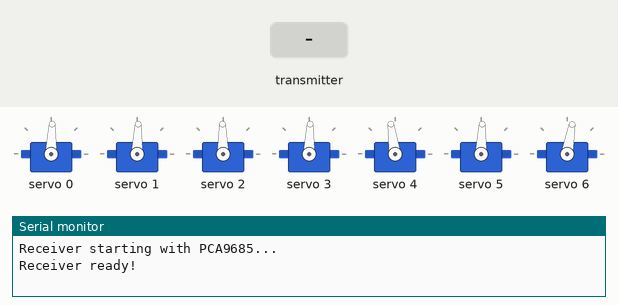
Simulated run of this sketch. Board: ESP32. Parts: 7 × servo, the last lines printed to the serial monitor. The inputs (shaded band) are chosen by the test bench.

Above: at 6.5 s.
6.6 s: the transmitter starts sending x = 1024
At 7.73 s:
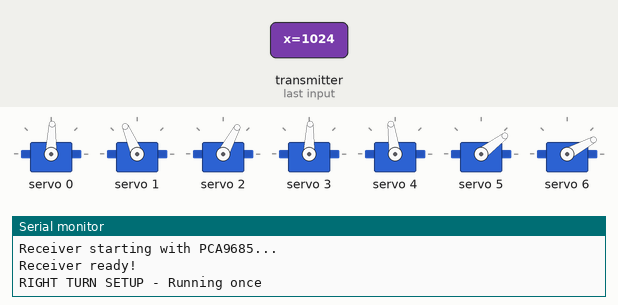
9.6 s: the transmitter starts sending x = 0
At 10.71 s:
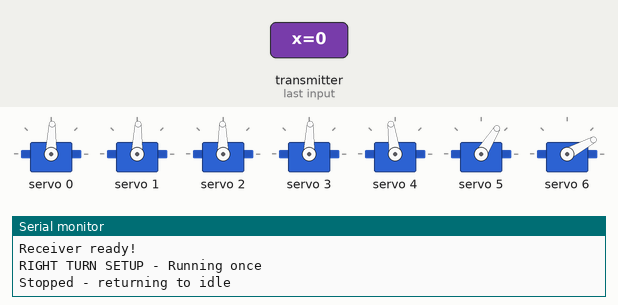
12.6 s: the transmitter starts sending buttonPressed = 1
At 14.2 s:
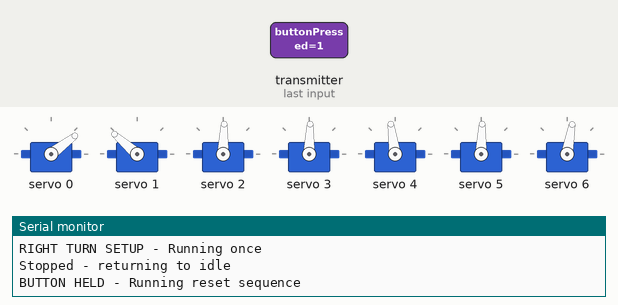
14.6 s: the transmitter starts sending y = 1024
At 15.72 s:
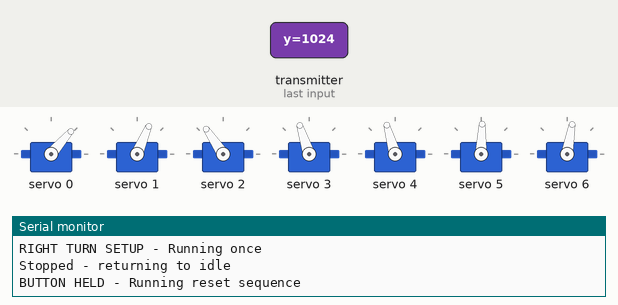
17.6 s: the transmitter starts sending y = 0
At 19.2 s:
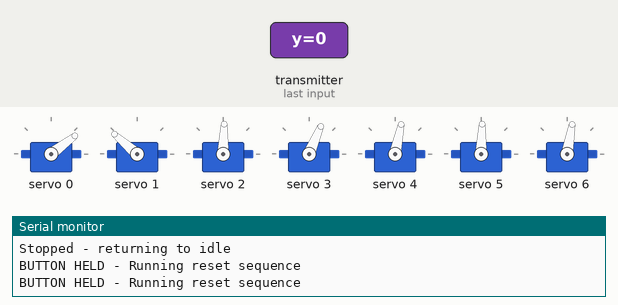
19.9 s: the transmitter starts sending buttonPressed = 0
At 20.11 s:
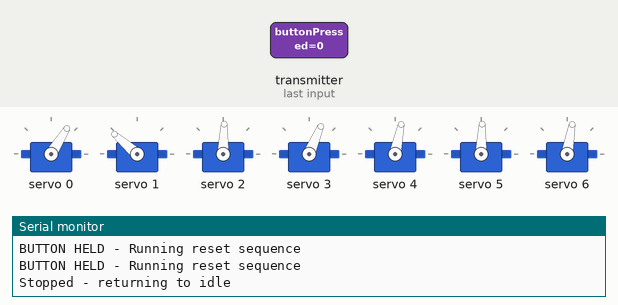
Timing chart, 0 to 23.0 s (numbered marks = the images above; inputs shaded):
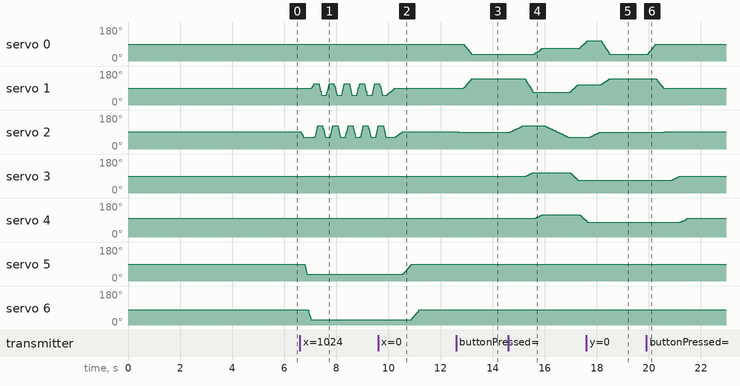

Measured:
- after the input at 9.6 s, servo 5: moves from 37° to 88° over 0.30 s, starting after 0.97 s; servo 6: 28° → 80° after 1.3 s
- after the input at 12.6 s, servo 0: 88° → 37° after 0.31 s; servo 1: moves from 88° to 139° over 0.29 s, starting after 0.29 s; servo 2: 91° → 88° after 0.09 s
- after the input at 14.6 s, servo 0: moves from 37° to 101° over 2.0 s, starting after 1.0 s; servo 2: rises from 88° to 124° in 0.53 s, then falls to 62° in 1.7 s; servo 3: rises from 88° to 108° in 0.28 s, then falls to 67° in 1.7 s; servo 4: rises from 98° to 119° in 0.28 s, then falls to 85° in 1.7 s
- after the input at 17.6 s, servo 2: goes on until 18.1 s, then stays 88°; servo 3: stays 67° (without the input it goes to 70° after 1.1 s); servo 4: goes on until 17.6 s, then stays 78°
- after the input at 19.9 s, servo 0: moves from 37° to 88° over 0.28 s, starting after 0.07 s; servo 1: moves from 139° to 88° over 0.28 s, starting after 0.37 s; servo 2: 88° → 91° after 0.68 s; servo 3: 67° → 88° after 0.99 s; servo 4: 78° → 98° after 1.3 s

The sketch:

Reciever_cat.ino
```cpp
#include <esp_now.h>
#include <WiFi.h>
#include <esp_wifi.h>
#include <Adafruit_PWMServoDriver.h>

typedef struct struct_message {
  int16_t x;            // -1000 to +1000
  int16_t y;            // -1000 to +1000
  bool buttonPressed;   // Switch/button state
} struct_message;

struct_message receivedData;

//PCA9685 setup
#define PCA9685_ADDRESS 0x40
Adafruit_PWMServoDriver pwm = Adafruit_PWMServoDriver(PCA9685_ADDRESS);

// Servo channels according to the PCA9685
#define SERVO_1_CH 0  // Front Right
#define SERVO_2_CH 1  // Front Left
#define SERVO_3_CH 2  // Rack and Pinion
#define SERVO_4_CH 3  // Back Right
#define SERVO_5_CH 4  // Back Left
#define SERVO_6_CH 5  // Left Rotator
#define SERVO_7_CH 6  // Right Rotator

// Servo pulse width constants
#define SERVO_MIN_PULSE 500   // µs for 0 degrees
#define SERVO_MAX_PULSE 2400  // µs for 180 degrees

// Track current angles
int currentAngles[7] = {90, 90, 90, 90, 100, 90, 90};

// Flags
volatile bool turnLeftFlag = false;
volatile bool turnRightFlag = false;
volatile bool walkForwardFlag = false;
volatile bool walkBackwardFlag = false;
volatile bool buttonPressedFlag = false;  // Button state from transmitter

bool isWalking = false;
bool isTurning = false;
bool leftTurnInitialized = false;
bool rightTurnInitialized = false;
bool isButtonActionRunning = false;  // Track if button action is currently running

// Set servo angle
void setServoAngle(uint8_t channel, int angle) {
  if (angle < 0) angle = 0;
  if (angle > 180) angle = 180;
  uint16_t pulse = map(angle, 0, 180, SERVO_MIN_PULSE, SERVO_MAX_PULSE);
  pwm.writeMicroseconds(channel, pulse);
}

// GET / UPDATE CURRENT ANGLE
int getCurrentAngle(uint8_t channel) {
  return currentAngles[channel];
}

void updateCurrentAngle(uint8_t channel, int angle) {
  currentAngles[channel] = angle;
}

// ESP-NOW CALLBACK: DATA RECEIVED
void onReceive(const esp_now_recv_info_t *recv_info, const uint8_t *data, int len) {
  memcpy(&receivedData, data, sizeof(receivedData));

  int x = receivedData.x;
  int y = receivedData.y;
  bool button = receivedData.buttonPressed;

  // ----- BUTTON STATE -----
  buttonPressedFlag = button;

  // ----- X-AXIS: TURN LEFT (x < -500) / TURN RIGHT (x > 500) -----
  if (x < -500) {
    turnLeftFlag = true;
    turnRightFlag = false;
  } else if (x > 500) {
    turnRightFlag = true;
    turnLeftFlag = false;
  } else {
    turnLeftFlag = false;
    turnRightFlag = false;
  }

  // ----- Y-AXIS: WALK FORWARD (y > 500) / WALK BACKWARD (y < -500) -----
  if (y > 500) {
    walkForwardFlag = true;
    walkBackwardFlag = false;
  } else if (y < -500) {
    walkBackwardFlag = true;
    walkForwardFlag = false;
  } else {
    walkForwardFlag = false;
    walkBackwardFlag = false;
  }
}

// BUTTON ACTION
void performButtonAction() {
  if (!buttonPressedFlag) {
    // Button was released - exit and reset to idle
    if (isButtonActionRunning) {
      isButtonActionRunning = false;
      resetToIdle();
    }
    return;
  }

  if (!isButtonActionRunning) {
    isButtonActionRunning = true;
    isWalking = false;
    isTurning = false;
    leftTurnInitialized = false;
    rightTurnInitialized = false;
    Serial.println("BUTTON HELD - Running reset sequence");
  }

  //BUTTON SEQUENCE
  setServoAngle(SERVO_6_CH, 90);
  updateCurrentAngle(SERVO_6_CH, 90);
  setServoAngle(SERVO_7_CH, 82);
  updateCurrentAngle(SERVO_7_CH, 82);
  slowMove(SERVO_3_CH, 90, 150);
  delay(20);

  fastMoveTwoServos(SERVO_2_CH, 140, SERVO_1_CH, 40, 300);
  delay(20);

}

// RIGHT TURN SETUP
void rightTurnSetup() {
  Serial.println("RIGHT TURN SETUP - Running once");

  setServoAngle(SERVO_1_CH, 90);
  updateCurrentAngle(SERVO_1_CH, 90);
  setServoAngle(SERVO_2_CH, 90);
  updateCurrentAngle(SERVO_2_CH, 90);
  setServoAngle(SERVO_4_CH, 90);
  updateCurrentAngle(SERVO_4_CH, 90);
  setServoAngle(SERVO_5_CH, 100);
  updateCurrentAngle(SERVO_5_CH, 100);

  fastMoveSingleServo(SERVO_3_CH, 65, 100);
  delay(20);
  fastMoveSingleServo(SERVO_6_CH, 40, 100);
  delay(20);
  fastMoveSingleServo(SERVO_7_CH, 32, 100);
  delay(20);

  rightTurnInitialized = true;
}

// RIGHT TURN LOOP
void rightTurnLoop() {
  // Lock idle servos
  setServoAngle(SERVO_1_CH, 90);
  updateCurrentAngle(SERVO_1_CH, 90);
  setServoAngle(SERVO_4_CH, 90);
  updateCurrentAngle(SERVO_4_CH, 90);
  setServoAngle(SERVO_5_CH, 100);
  updateCurrentAngle(SERVO_5_CH, 100);

  fastMoveSingleServo(SERVO_2_CH, 115, 100);
  delay(20);

  fastMoveSingleServo(SERVO_3_CH, 125, 100);
  delay(20);

  fastMoveSingleServo(SERVO_2_CH, 55, 100);
  delay(20);

  fastMoveSingleServo(SERVO_3_CH, 65, 100);
  delay(20);
}

// LEFT TURN SETUP
void leftTurnSetup() {
  Serial.println("LEFT TURN SETUP - Running once");

  setServoAngle(SERVO_1_CH, 90);
  updateCurrentAngle(SERVO_1_CH, 90);
  setServoAngle(SERVO_2_CH, 90);
  updateCurrentAngle(SERVO_2_CH, 90);
  setServoAngle(SERVO_4_CH, 90);
  updateCurrentAngle(SERVO_4_CH, 90);
  setServoAngle(SERVO_5_CH, 100);
  updateCurrentAngle(SERVO_5_CH, 100);

  fastMoveSingleServo(SERVO_3_CH, 125, 100);
  delay(20);
  fastMoveSingleServo(SERVO_7_CH, 132, 100);
  delay(20);
  fastMoveSingleServo(SERVO_6_CH, 140, 100);
  delay(20);

  leftTurnInitialized = true;
}

// LEFT TURN LOOP
void leftTurnLoop() {
  // Lock idle servos
  setServoAngle(SERVO_2_CH, 90);
  updateCurrentAngle(SERVO_2_CH, 90);
  setServoAngle(SERVO_4_CH, 90);
  updateCurrentAngle(SERVO_4_CH, 90);
  setServoAngle(SERVO_5_CH, 100);
  updateCurrentAngle(SERVO_5_CH, 100);

  fastMoveSingleServo(SERVO_1_CH, 115, 100);
  delay(20);

  fastMoveSingleServo(SERVO_3_CH, 125, 100);
  delay(20);

  fastMoveSingleServo(SERVO_1_CH, 55, 100);
  delay(20);

  fastMoveSingleServo(SERVO_3_CH, 65, 100);
  delay(20);
}

// WALK FORWARD
void walkForward() {
  if (!isWalking) {
    isWalking = true;
    isTurning = false;
    Serial.println("Walking FORWARD (continuous)");
  }

  leftTurnInitialized = false;
  rightTurnInitialized = false;

  setServoAngle(SERVO_6_CH, 90);
  updateCurrentAngle(SERVO_6_CH, 90);
  setServoAngle(SERVO_7_CH, 82);
  updateCurrentAngle(SERVO_7_CH, 82);

  // Complete one walking cycle
  slowMove(SERVO_3_CH, 125, 150); // R&P drops
  delay(20);

  fastMoveTwoServos(SERVO_2_CH, 70, SERVO_4_CH, 110, 300);
  delay(20);

  fastMoveTwoServos(SERVO_1_CH, 70, SERVO_5_CH, 120, 300);
  delay(20);

  slowMove(SERVO_3_CH, 65, 150);
  delay(20);

  fastMoveTwoServos(SERVO_2_CH, 110, SERVO_4_CH, 70, 300);
  delay(20);

  fastMoveTwoServos(SERVO_1_CH, 110, SERVO_5_CH, 80, 300);
  delay(20);
}

// WALK BACKWARD
void walkBackward() {
  if (!isWalking) {
    isWalking = true;
    isTurning = false;
    Serial.println("Walking BACKWARD (continuous)");
  }

  leftTurnInitialized = false;
  rightTurnInitialized = false;

  setServoAngle(SERVO_6_CH, 90);
  updateCurrentAngle(SERVO_6_CH, 90);
  setServoAngle(SERVO_7_CH, 82);
  updateCurrentAngle(SERVO_7_CH, 82);

  fastMoveSingleServo(SERVO_3_CH, 75, 150);
  delay(20);
  fastMoveTwoServos(SERVO_2_CH, 70, SERVO_4_CH, 110, 300);
  delay(20);
  fastMoveTwoServos(SERVO_1_CH, 70, SERVO_5_CH, 120, 300);
  delay(20);
  fastMoveSingleServo(SERVO_3_CH, 115, 150);
  delay(20);
  fastMoveTwoServos(SERVO_2_CH, 110, SERVO_4_CH, 70, 300);
  delay(20);
  fastMoveTwoServos(SERVO_1_CH, 110, SERVO_5_CH, 80, 300);
  delay(20);
}

// RESET TO IDLE
void resetToIdle() {
  isWalking = false;
  isTurning = false;
  isButtonActionRunning = false;
  leftTurnInitialized = false;
  rightTurnInitialized = false;
  Serial.println("Stopped - returning to idle");

  fastMoveSingleServo(SERVO_1_CH, 90, 300);
  fastMoveSingleServo(SERVO_2_CH, 90, 300);
  fastMoveSingleServo(SERVO_3_CH, 93, 300);
  fastMoveSingleServo(SERVO_4_CH, 90, 300);
  fastMoveSingleServo(SERVO_5_CH, 100, 300);
  fastMoveSingleServo(SERVO_6_CH, 90, 300);
  fastMoveSingleServo(SERVO_7_CH, 82, 300);
}

// SERVO MOVEMENT FUNCTIONS
void slowMove(uint8_t channel, int targetAngle, int duration) {
  int currentAngle = getCurrentAngle(channel);
  int totalDegrees = abs(targetAngle - currentAngle);
  if (totalDegrees == 0) return;

  int delayPerDegree = duration / totalDegrees;
  if (delayPerDegree < 15) delayPerDegree = 15;

  if (currentAngle < targetAngle) {
    for (int angle = currentAngle; angle <= targetAngle; angle++) {
      setServoAngle(channel, angle);
      updateCurrentAngle(channel, angle);
      delay(delayPerDegree);
    }
  } else {
    for (int angle = currentAngle; angle >= targetAngle; angle--) {
      setServoAngle(channel, angle);
      updateCurrentAngle(channel, angle);
      delay(delayPerDegree);
    }
  }

  setServoAngle(channel, targetAngle);
  updateCurrentAngle(channel, targetAngle);
  delay(15);
}

void fastMoveSingleServo(uint8_t channel, int targetAngle, int duration) {
  int currentAngle = getCurrentAngle(channel);
  int totalDegrees = abs(targetAngle - currentAngle);
  if (totalDegrees == 0) return;

  int stepSize = 3;
  int steps = totalDegrees / stepSize;
  if (steps == 0) steps = 1;

  int delayPerStep = duration / steps;
  if (delayPerStep < 5) delayPerStep = 5;

  int direction = (currentAngle < targetAngle) ? 1 : -1;

  for (int step = 1; step <= steps; step++) {
    int newAngle = currentAngle + (direction * step * stepSize);
    if (step == steps) newAngle = targetAngle;
    setServoAngle(channel, newAngle);
    updateCurrentAngle(channel, newAngle);
    delay(delayPerStep);
  }

  setServoAngle(channel, targetAngle);
  updateCurrentAngle(channel, targetAngle);
  delay(10);
}

void fastMoveTwoServos(uint8_t channelA, int targetA, uint8_t channelB, int targetB, int duration) {
  int currentA = getCurrentAngle(channelA);
  int currentB = getCurrentAngle(channelB);

  int totalDegreesA = abs(targetA - currentA);
  int totalDegreesB = abs(targetB - currentB);

  int stepSize = 3;
  int stepsA = totalDegreesA / stepSize;
  int stepsB = totalDegreesB / stepSize;
  int maxSteps = max(stepsA, stepsB);
  if (maxSteps == 0) return;

  int delayPerStep = duration / maxSteps;
  if (delayPerStep < 5) delayPerStep = 5;

  int dirA = (currentA < targetA) ? 1 : -1;
  int dirB = (currentB < targetB) ? 1 : -1;

  for (int step = 0; step <= maxSteps; step++) {
    if (stepsA > 0) {
      int angleA = currentA + (dirA * step * totalDegreesA / maxSteps);
      setServoAngle(channelA, angleA);
      updateCurrentAngle(channelA, angleA);
    }
    if (stepsB > 0) {
      int angleB = currentB + (dirB * step * totalDegreesB / maxSteps);
      setServoAngle(channelB, angleB);
      updateCurrentAngle(channelB, angleB);
    }
    delay(delayPerStep);
  }

  setServoAngle(channelA, targetA);
  updateCurrentAngle(channelA, targetA);
  setServoAngle(channelB, targetB);
  updateCurrentAngle(channelB, targetB);
  delay(10);
}

// SETUP
void setup() {
  Serial.begin(115200);
  Serial.println("Receiver starting with PCA9685...");

  //INITIALIZE PCA9685
  pwm.begin();
  pwm.setOscillatorFrequency(27000000);
  pwm.setPWMFreq(50);
  delay(10);

  //SET INITIAL POSITIONS
  setServoAngle(SERVO_1_CH, 90);
  currentAngles[SERVO_1_CH] = 90;
  delay(50);
  setServoAngle(SERVO_2_CH, 90);
  currentAngles[SERVO_2_CH] = 90;
  delay(50);
  setServoAngle(SERVO_3_CH, 93);
  currentAngles[SERVO_3_CH] = 93;
  delay(50);
  setServoAngle(SERVO_4_CH, 90);
  currentAngles[SERVO_4_CH] = 90;
  delay(50);
  setServoAngle(SERVO_5_CH, 100);
  currentAngles[SERVO_5_CH] = 100;
  delay(50);
  setServoAngle(SERVO_6_CH, 90);
  currentAngles[SERVO_6_CH] = 90;
  delay(50);
  setServoAngle(SERVO_7_CH, 82);
  currentAngles[SERVO_7_CH] = 82; //Ideally, have all of these angles at 90 (in idle position too)
  //If you have to offset some angles, offset them for every movement!

  delay(5000);

  //ESP-NOW INIT
  WiFi.mode(WIFI_STA);
  esp_wifi_set_promiscuous(true);
  esp_wifi_set_channel(1, WIFI_SECOND_CHAN_NONE);
  esp_wifi_set_promiscuous(false);

  if (esp_now_init() != ESP_OK) {
    Serial.println("ESP-NOW init failed");
    while (1);
  }

  esp_now_register_recv_cb(onReceive);
  Serial.println("Receiver ready!");
}

// MAIN LOOP
void loop() {
  // ----- TURN LEFT (In order of priority) -----
  if (turnLeftFlag) {
    isTurning = true;
    isWalking = false;
    isButtonActionRunning = false;

    if (!leftTurnInitialized) {
      leftTurnSetup();
    }

    leftTurnLoop();
  }
  // ----- TURN RIGHT -----
  else if (turnRightFlag) {
    isTurning = true;
    isWalking = false;
    isButtonActionRunning = false;

    if (!rightTurnInitialized) {
      rightTurnSetup();
    }

    rightTurnLoop();
  }
  // ----- WALK FORWARD -----
  else if (walkForwardFlag) {
    isWalking = true;
    isTurning = false;
    isButtonActionRunning = false;
    walkForward();
  }
  // ----- WALK BACKWARD -----
  else if (walkBackwardFlag) {
    isWalking = true;
    isTurning = false;
    isButtonActionRunning = false;
    walkBackward();
  }
  // ----- BUTTON ACTION (Only runs when joystick is centered) -----
  else if (buttonPressedFlag) {
    // Run button action - it will handle its own looping and exit when button released
    performButtonAction();
  }
  // ----- STOP -----
  else {
    if (isWalking || isTurning || isButtonActionRunning) {
      resetToIdle();
    }
    setServoAngle(SERVO_5_CH, 100);
    currentAngles[SERVO_5_CH] = 100;
    delay(10);
  }

  delay(10);
}
```
